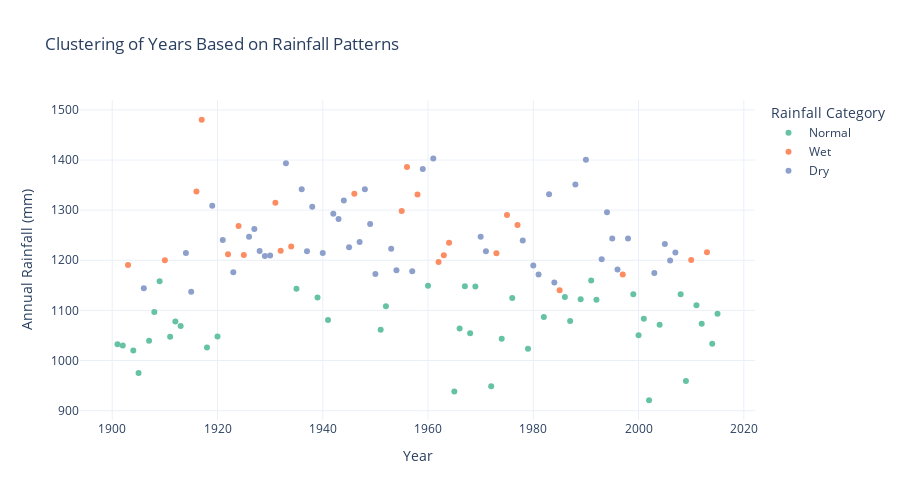

Notebook code for this chart:
### Code cell
from sklearn.cluster import KMeans
from sklearn.preprocessing import StandardScaler

# prepare data for clustering
rainfall_features = rainfall_data[['Jan-Feb', 'Mar-May', 'Jun-Sep', 'Oct-Dec', 'ANNUAL']]
scaler = StandardScaler()
scaled_features = scaler.fit_transform(rainfall_features)

# perform k-means clustering
kmeans = KMeans(n_clusters=3, random_state=42)
rainfall_data['Rainfall_Cluster'] = kmeans.fit_predict(scaled_features)

# map cluster labels to categories (e.g., Dry, Normal, Wet)
cluster_labels = {0: 'Dry', 1: 'Normal', 2: 'Wet'}
rainfall_data['Rainfall_Category'] = rainfall_data['Rainfall_Cluster'].map(cluster_labels)

fig = px.scatter(
    rainfall_data,
    x='YEAR',
    y='ANNUAL',
    color='Rainfall_Category',
    title='Clustering of Years Based on Rainfall Patterns',
    labels={'YEAR': 'Year', 'ANNUAL': 'Annual Rainfall (mm)', 'Rainfall_Category': 'Rainfall Category'},
    color_discrete_sequence=px.colors.qualitative.Set2,
    hover_data={'Rainfall_Cluster': True, 'Rainfall_Category': True}
)

fig.update_layout(
    template='plotly_white',
    legend_title='Rainfall Category',
    height=500
)

fig.show()

### Figure 1 — Plotly figure (JSON) as saved in the notebook; plotly's stock layout.template omitted (floating-point values rounded to 4 significant figures)
{"data": [{"customdata": [[1, "Normal"], [1, "Normal"], [1, "Normal"], [1, "Normal"], [1, "Normal"], [1, "Normal"], [1, "Normal"], [1, "Normal"], [1, "Normal"], [1, "Normal"], [1, "Normal"], [1, "Normal"], [1, "Normal"], [1, "Normal"], [1, "Normal"], [1, "Normal"], [1, "Normal"], [1, "Normal"], [1, "Normal"], [1, "Normal"], [1, "Normal"], [1, "Normal"], [1, "Normal"], [1, "Normal"], [1, "Normal"], [1, "Normal"], [1, "Normal"], [1, "Normal"], [1, "Normal"], [1, "Normal"], [1, "Normal"], [1, "Normal"], [1, "Normal"], [1, "Normal"], [1, "Normal"], [1, "Normal"], [1, "Normal"], [1, "Normal"], [1, "Normal"], [1, "Normal"], [1, "Normal"], [1, "Normal"], [1, "Normal"], [1, "Normal"]], "hovertemplate": "Rainfall Category=%{customdata[1]}<br>Year=%{x}<br>Annual Rainfall (mm)=%{y}<br>Rainfall_Cluster=%{customdata[0]}<extra></extra>", "legendgroup": "Normal", "marker": {"color": "rgb(102,194,165)", "symbol": "circle"}, "mode": "markers", "name": "Normal", "orientation": "v", "showlegend": true, "type": "scatter", "x": [1901, 1902, 1904, 1905, 1907, 1908, 1909, 1911, 1912, 1913, 1918, 1920, 1935, 1939, 1941, 1951, 1952, 1960, 1965, 1966, 1967, 1968, 1969, 1972, 1974, 1976, 1979, 1982, 1986, 1987, 1989, 1991, 1992, 1999, 2000, 2001, 2002, 2004, 2008, 2009, 2011, 2012, 2014, 2015], "xaxis": "x", "y": [1032.0, 1030.0, 1020.0, 975.3, 1040.0, 1097.0, 1158.0, 1048.0, 1078.0, 1069.0, 1026.0, 1048.0, 1143.0, 1126.0, 1081.0, 1061.0, 1108.0, 1149, 938.4, 1064, 1148.0, 1054.0, 1148.0, 948.5, 1044.0, 1125.0, 1023.0, 1087.0, 1127.0, 1079.0, 1122.0, 1160.0, 1121.0, 1132, 1050.0, 1083.0, 920.8, 1071.0, 1132.0, 959.3, 1110.0, 1074.0, 1034.0, 1093.0], "yaxis": "y"}, {"customdata": [[2, "Wet"], [2, "Wet"], [2, "Wet"], [2, "Wet"], [2, "Wet"], [2, "Wet"], [2, "Wet"], [2, "Wet"], [2, "Wet"], [2, "Wet"], [2, "Wet"], [2, "Wet"], [2, "Wet"], [2, "Wet"], [2, "Wet"], [2, "Wet"], [2, "Wet"], [2, "Wet"], [2, "Wet"], [2, "Wet"], [2, "Wet"], [2, "Wet"], [2, "Wet"], [2, "Wet"]], "hovertemplate": "Rainfall Category=%{customdata[1]}<br>Year=%{x}<br>Annual Rainfall (mm)=%{y}<br>Rainfall_Cluster=%{customdata[0]}<extra></extra>", "legendgroup": "Wet", "marker": {"color": "rgb(252,141,98)", "symbol": "circle"}, "mode": "markers", "name": "Wet", "orientation": "v", "showlegend": true, "type": "scatter", "x": [1903, 1910, 1916, 1917, 1922, 1924, 1925, 1931, 1932, 1934, 1946, 1955, 1956, 1958, 1962, 1963, 1964, 1973, 1975, 1977, 1985, 1997, 2010, 2013], "xaxis": "x", "y": [1190.0, 1200.0, 1337.0, 1480.0, 1212.0, 1268.0, 1210.0, 1315.0, 1219.0, 1228.0, 1333.0, 1298.0, 1386.0, 1331, 1196.0, 1210.0, 1235.0, 1214, 1290.0, 1270.0, 1140, 1171.0, 1200.0, 1216.0], "yaxis": "y"}, {"customdata": [[0, "Dry"], [0, "Dry"], [0, "Dry"], [0, "Dry"], [0, "Dry"], [0, "Dry"], [0, "Dry"], [0, "Dry"], [0, "Dry"], [0, "Dry"], [0, "Dry"], [0, "Dry"], [0, "Dry"], [0, "Dry"], [0, "Dry"], [0, "Dry"], [0, "Dry"], [0, "Dry"], [0, "Dry"], [0, "Dry"], [0, "Dry"], [0, "Dry"], [0, "Dry"], [0, "Dry"], [0, "Dry"], [0, "Dry"], [0, "Dry"], [0, "Dry"], [0, "Dry"], [0, "Dry"], [0, "Dry"], [0, "Dry"], [0, "Dry"], [0, "Dry"], [0, "Dry"], [0, "Dry"], [0, "Dry"], [0, "Dry"], [0, "Dry"], [0, "Dry"], [0, "Dry"], [0, "Dry"], [0, "Dry"], [0, "Dry"], [0, "Dry"], [0, "Dry"], [0, "Dry"]], "hovertemplate": "Rainfall Category=%{customdata[1]}<br>Year=%{x}<br>Annual Rainfall (mm)=%{y}<br>Rainfall_Cluster=%{customdata[0]}<extra></extra>", "legendgroup": "Dry", "marker": {"color": "rgb(141,160,203)", "symbol": "circle"}, "mode": "markers", "name": "Dry", "orientation": "v", "showlegend": true, "type": "scatter", "x": [1906, 1914, 1915, 1919, 1921, 1923, 1926, 1927, 1928, 1929, 1930, 1933, 1936, 1937, 1938, 1940, 1942, 1943, 1944, 1945, 1947, 1948, 1949, 1950, 1953, 1954, 1957, 1959, 1961, 1970, 1971, 1978, 1980, 1981, 1983, 1984, 1988, 1990, 1993, 1994, 1995, 1996, 1998, 2003, 2005, 2006, 2007], "xaxis": "x", "y": [1144.0, 1214.0, 1137.0, 1309.0, 1240.0, 1176.0, 1247.0, 1263.0, 1218.0, 1208.0, 1209.0, 1394.0, 1342.0, 1218.0, 1307.0, 1215.0, 1293.0, 1282.0, 1319.0, 1226.0, 1237.0, 1342.0, 1272.0, 1172.0, 1223.0, 1180.0, 1178.0, 1382.0, 1403, 1247, 1218, 1239.0, 1190.0, 1172.0, 1332.0, 1156.0, 1351, 1401.0, 1202.0, 1296.0, 1244.0, 1182.0, 1244.0, 1174.0, 1232.0, 1199.0, 1216.0], "yaxis": "y"}], "layout": {"height": 500, "legend": {"title": {"text": "Rainfall Category"}, "tracegroupgap": 0}, "title": {"text": "Clustering of Years Based on Rainfall Patterns"}, "xaxis": {"anchor": "y", "domain": [0, 1], "title": {"text": "Year"}}, "yaxis": {"anchor": "x", "domain": [0, 1], "title": {"text": "Annual Rainfall (mm)"}}}}
